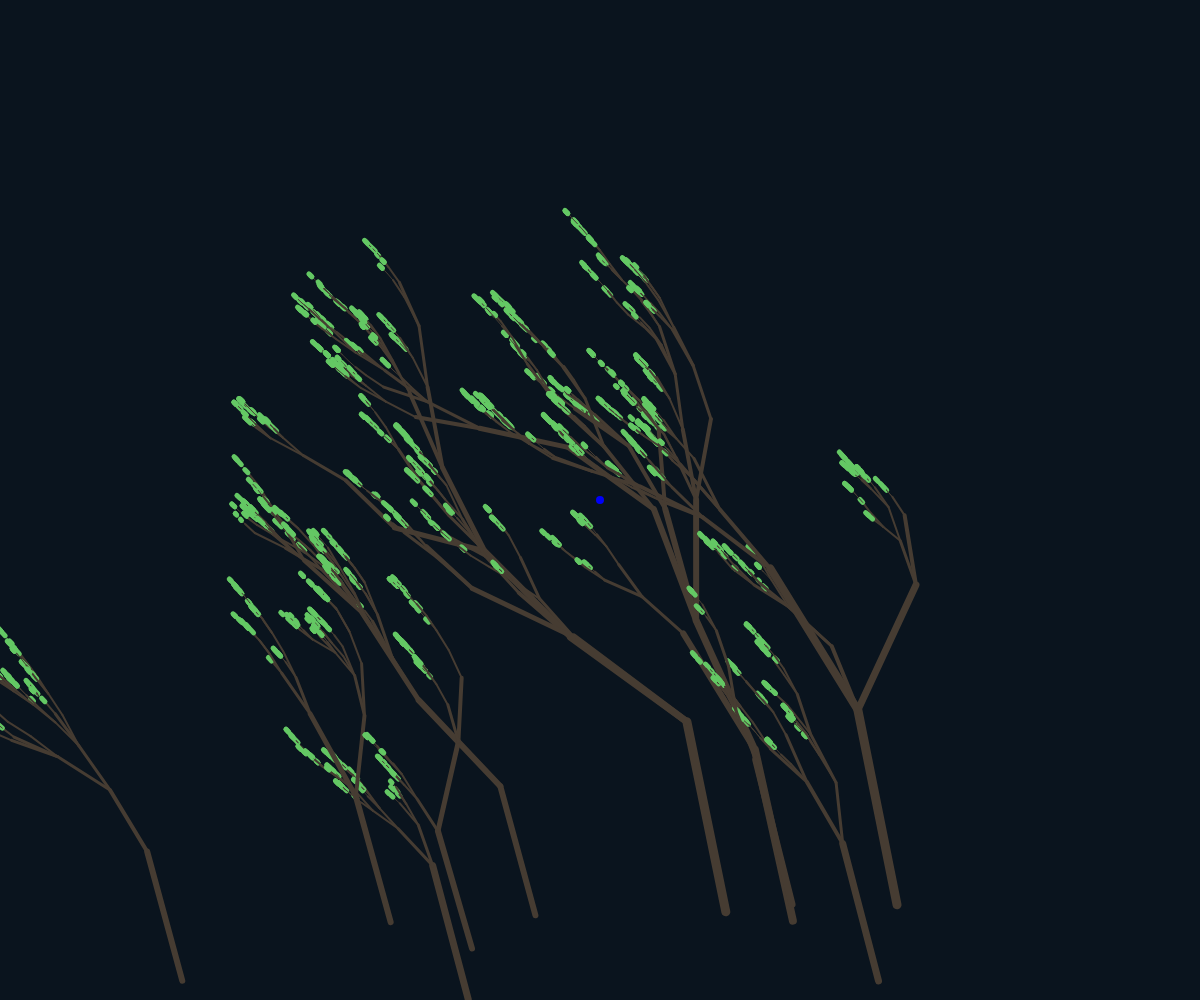
Frame 1 (no input)
Frame 60 (no input): identical to frame 1, image omitted
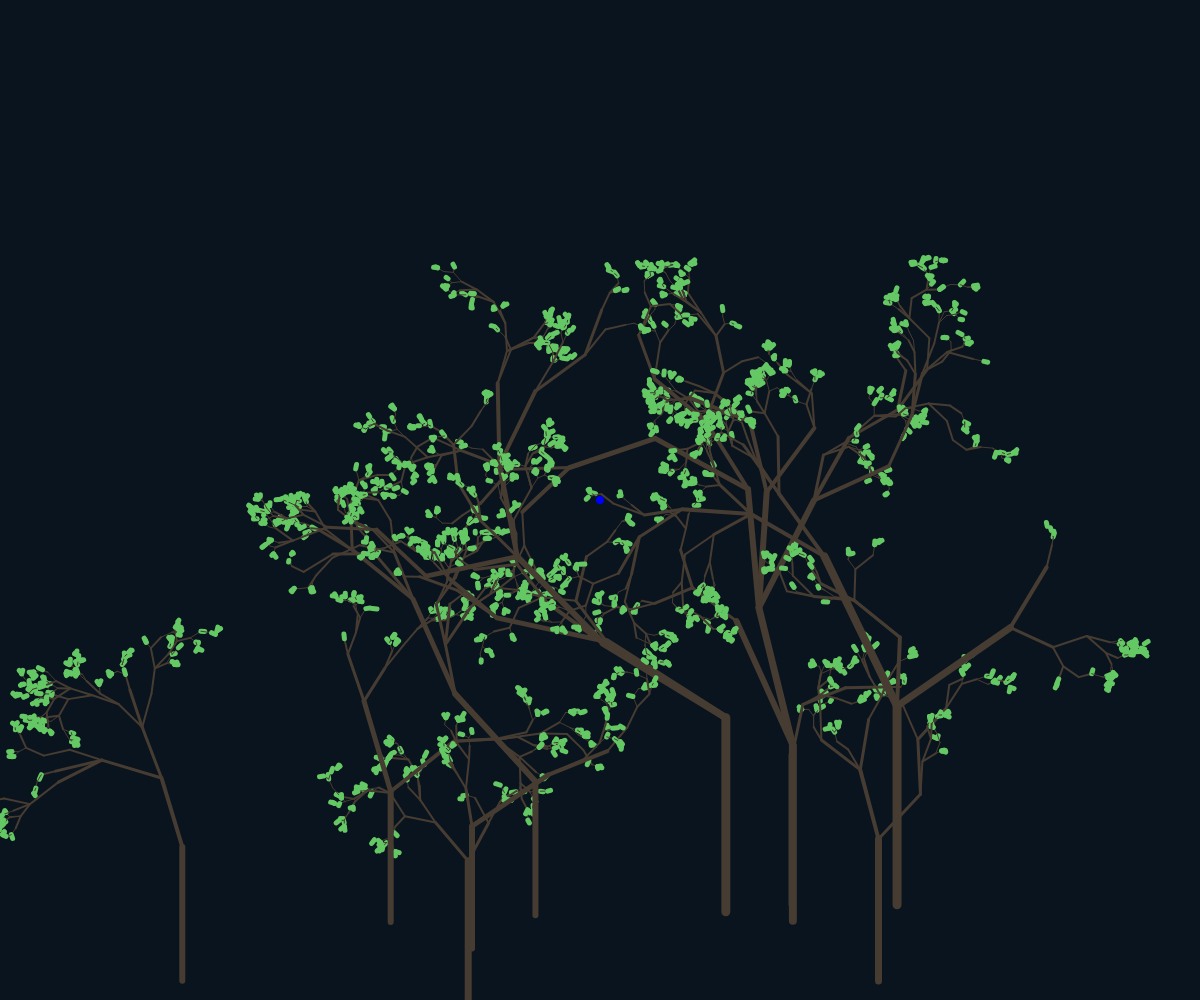
Frame 120 (the mouse pressed at the canvas centre since frame 60)

The p5.js sketch that drew these frames (run headless with seeded random() and noise() and a simulated clock; from frame 60 on, the mouse is pressed at the canvas centre):

// p5.js sketch
// ── sketch.js
var trees = [];
var force = 50;

function setup() {
  createCanvas(window.innerWidth, window.innerHeight);
  for (let i = 0; i < 10; i++) {
    trees.push(
      new Tree(
        createVector(random(width - 300) + 150, random(height / 10) + (height / 10) * 9),
        random(height / 10, height / 5)
      )
    );
  }
}

function draw() {
  background(10, 20, 30);

  trees.forEach((tree) => {
    tree.setDeflection(
      createVector(
        map(mouseX - width / 2, -width / 2, width / 2, -force, force),
        map(mouseY - height / 2, -height / 2, height / 2, -force, force)
      )
    );
    tree.draw();
  });

  fill(0, 0, 250);
  noStroke();
  circle(width / 2, height / 2, 8);
}

// ── branch.js
class Branch {
  constructor(newpos, length, angle, parentdir) {
    this.pos = createVector(newpos.x, newpos.y);
    this.dir = createVector(0, -1);
    this.deflection = createVector(0, 0);
    this.branches = [];
    this.thickness = round(map(length, 0, 100, 1, 5));

    if (parentdir != null) {
      this.dir.set(parentdir);
    }
    this.dir.setMag(length);
    this.dir.rotate(angle);

    if (length > 5) {
      let newlenght, newangle;
      let branchcount = round(random(1, 3));
      for (let i = 0; i < branchcount; i++) {
        newlenght = length * random(0.3, 0.9);
        newangle = random(-PI / 3, PI / 3);
        this.branches.push(
          new Branch(p5.Vector.add(this.pos, this.dir), newlenght, newangle, this.dir)
        );
      }
      /*
      newlenght = length * random(0.3, 0.8);
      newangle = -PI / 4 + random(-PI / 6, PI / 6);
      this.branches.push(
        new Branch(p5.Vector.add(this.pos, this.dir), newlenght, newangle, this.dir)
      );
      newlenght = length * random(0.3, 0.8);
      newangle = PI / 4 + random(-PI / 6, PI / 6);
      this.branches.push(
        new Branch(p5.Vector.add(this.pos, this.dir), newlenght, newangle, this.dir)
      );
      */
    }

    this.setDeflection = function (deflection, newpos) {
      this.deflection.set(deflection);
      if (newpos != null) {
        this.pos.set(newpos);
      }
      var newbranchpos = createVector(this.pos.x, this.pos.y);
      var dir = p5.Vector.add(this.dir, this.deflection);
      dir.setMag(this.dir.mag());
      newbranchpos.add(dir);
      var newdeflection = createVector(deflection.x, deflection.y);
      newdeflection.setMag(deflection.mag() * 1.05);
      for (let i = 0; i < this.branches.length; i++) {
        this.branches[i].setDeflection(newdeflection, newbranchpos);
      }
    };

    this.draw = function () {
      if (this.branches.length > 0) {
        strokeWeight(this.thickness);
        stroke(70, 60, 50);
        var dir = p5.Vector.add(this.dir, this.deflection);
        dir.setMag(this.dir.mag());
        line(this.pos.x, this.pos.y, this.pos.x + dir.x, this.pos.y + dir.y);
        this.branches.forEach(function (branch) {
          branch.draw();
        });
      } else {
        strokeWeight(5);
        stroke(100, 200, 100);
        var dir = p5.Vector.add(this.dir, this.deflection);
        dir.setMag(this.dir.mag());
        line(this.pos.x, this.pos.y, this.pos.x + dir.x, this.pos.y + dir.y);
      }
    };
  }
}

// ── tree.js
class Tree {
  constructor(pos, l) {
    this.basis = new Branch(pos, l, 0);

    this.setDeflection = function (deflection) {
      this.basis.setDeflection(deflection);
    };

    this.draw = function () {
      this.basis.draw();
    };
  }
}
